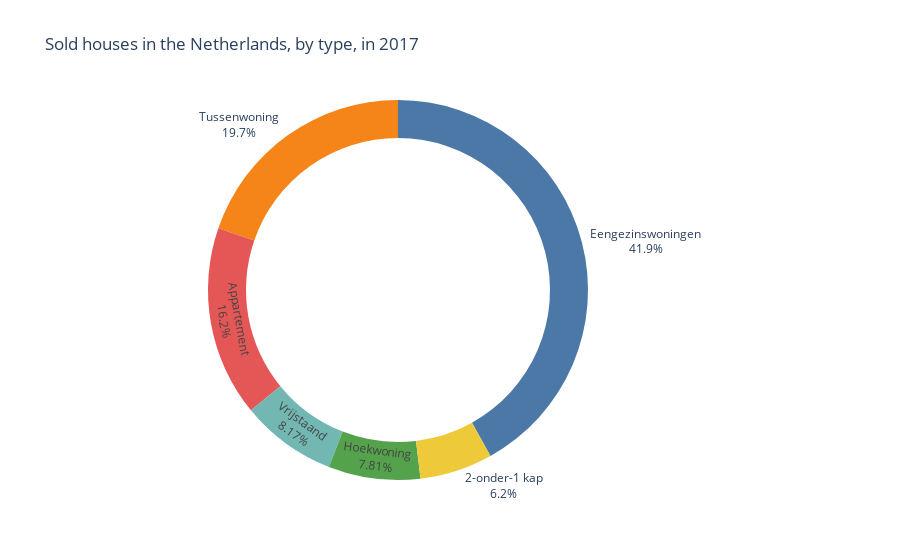

Notebook code for this chart:
### Markdown cell above
## Assignment 2.2

The second assignment is based on `existing_property.csv` (bestaande_koopwoning) based on data from the [CBS](http://statline.cbs.nl/Statweb/publication/?DM=SLNL&PA=83910NED&D1=3&D2=1-6&D3=114&HDR=T,G1&STB=G2&VW=T) and contains the numbers of houses sold in 2017 in the Netherlands, by house type.

For this assignment you have to make a donut chart based on this dataset in which this data is shown, broken down by type of house. Your chart should look like the following:

<img src="donutchart.png">

**Requirements:**
- A donut chart
- Plot title
  - `Sold houses in the Netherlands, by type, in 2017`
- No legend
- Text and percentage around the donut chart
- Based on the data from the csv file
- The color scale on the sections in the pie chart needs to be `px.colors.qualitative.T10`
- The height of the graph needs to be `600`

*Hints:*
- See also the hints in Assignment 2.1
- Check [documentation of the pie chart](https://plotly.com/python-api-reference/generated/plotly.graph_objects.pie.html) for the available properties.
- Check the [documentation of colors](https://plotly.com/python/discrete-color/) for available color scales

### Code cell
df = pd.read_csv('existing_property.csv')
fig = px.pie(
    df, 
    names = 'Type woning', 
    values = 'Aantal', 
    hole = 0.8,
    title='Sold houses in the Netherlands, by type, in 2017',
    # color_discrete_map={
    # 'Eengezinswoningen' : 'red',
    # 'Tussenwoning': 'red',
    # 'Appartement': 'red',
    # 'Vrijstaand':'red',
    # 'Hoekwoning':'red',
    # '2-onder-1 kap':'red'}
    color_discrete_sequence=px.colors.qualitative.T10,
    )
fig.update_traces(
    textinfo='label+percent',
    showlegend=False
)
fig.show()

### Figure 1 — Plotly figure (JSON) as saved in the notebook; plotly's stock layout.template omitted (floating-point values rounded to 4 significant figures)
{"data": [{"domain": {"x": [0.0, 1.0], "y": [0.0, 1.0]}, "hole": 0.8, "hovertemplate": "Type woning=%{label}<br>Aantal=%{value}<extra></extra>", "labels": ["Eengezinswoningen", "Tussenwoning", "Hoekwoning", "2-onder-1 kap", "Vrijstaand", "Appartement"], "legendgroup": "", "name": "", "showlegend": false, "textinfo": "label+percent", "type": "pie", "values": [169462, 79775, 31594, 25064, 33029, 65424]}], "layout": {"legend": {"tracegroupgap": 0}, "piecolorway": ["#4C78A8", "#F58518", "#E45756", "#72B7B2", "#54A24B", "#EECA3B", "#B279A2", "#FF9DA6", "#9D755D", "#BAB0AC"], "title": {"text": "Sold houses in the Netherlands, by type, in 2017"}}}
